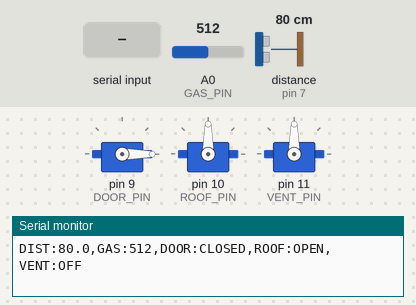
Bench run of a sketch on a simulated Arduino Mega 2560, built with avr-gcc and run on an emulated ATmega2560. Shown: 3 × servo, the last lines printed to the serial monitor. Wiring (inferred from the names in the program): ultrasonic range finder: trigger pin 6; echo pin 7. The test bench sets the inputs (shaded band); at power-on: A0 (GAS_PIN) = 512, distance to the obstacle (sensor on pin 7) 80 cm. The echo pulse lasts 58.3 µs per cm.

Above: at 1.2 s.
1.3 s: A0 (GAS_PIN) set to 585
2.8 s: A0 (GAS_PIN) set to 612
At 2.95 s:
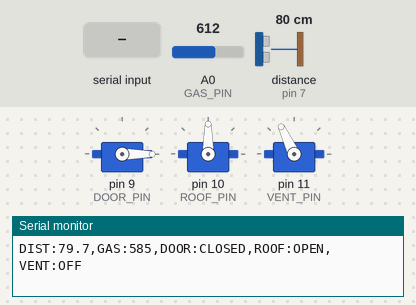
5.8 s: distance to the obstacle (sensor on pin 7) set to 23 cm
8.8 s: distance to the obstacle (sensor on pin 7) set to 19 cm
At 8.97 s:
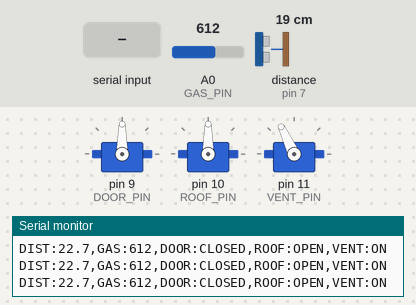
11.8 s: "ROOF_CLOSE\n" received over Serial
At 11.99 s:
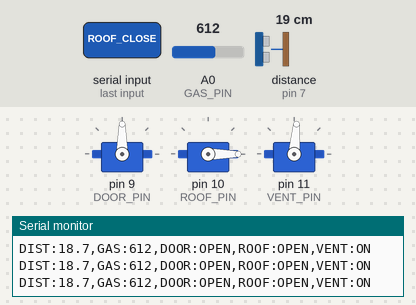
14.8 s: "ROOF_OPEN\n" received over Serial
At 14.99 s:
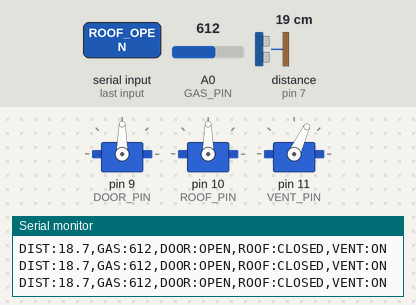
Timing chart, 0 to 18.8 s (numbered marks = the images above; inputs shaded):
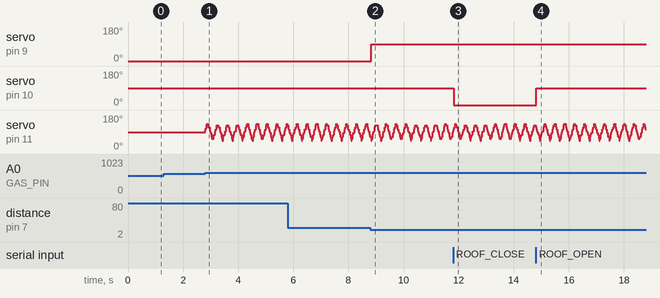

Measured:
- the behaviour switches between 599 and 600 on A0 (GAS_PIN) (found by bisection; images 0 and 1)
- the behaviour switches between 21 and 20 cm on distance to the obstacle (sensor on pin 7) (found by bisection; images 1 and 2)
- after the input at 8.8 s, servo on pin 9 (DOOR_PIN): 0° → 90° at once
- after the input at 11.8 s, servo on pin 10 (ROOF_PIN): 90° → 0° at once
- after the input at 14.8 s, servo on pin 10 (ROOF_PIN): 0° → 90° at once

The sketch:

Arduino_SmartHouse.ino
```cpp
#include <Servo.h>

// Arduino MEGA 2560 pin mapping
const byte TRIG_PIN = 6;
const byte ECHO_PIN = 7;
const byte DOOR_PIN = 9;
const byte ROOF_PIN = 10;
const byte VENT_PIN = 11;
const byte GAS_PIN = A0;

Servo doorServo;
Servo roofServo;
Servo ventServo;

// Calibrate angles to the actual paper mechanism before attaching the parts.
const int DOOR_OPEN_ANGLE = 90;
const int DOOR_CLOSE_ANGLE = 0;
const int ROOF_OPEN_ANGLE = 90;
const int ROOF_CLOSE_ANGLE = 0;

// Demonstration thresholds; raw ADC readings are NOT gas concentrations.
const int GAS_ON = 600;
const int GAS_OFF = 500;

bool doorOpen = false;
bool roofClosed = false;
bool ventOn = false;
int gasValue = 0;
float distanceCm = -1;
unsigned long lastPersonSeen = 0;
unsigned long lastDistanceCheck = 0;
unsigned long lastGasCheck = 0;
unsigned long lastVentMove = 0;
unsigned long lastReport = 0;
int ventAngle = 90;
int ventDirection = 10;
String commandBuffer = "";

float readDistanceCm() {
  digitalWrite(TRIG_PIN, LOW);
  delayMicroseconds(2);
  digitalWrite(TRIG_PIN, HIGH);
  delayMicroseconds(10);
  digitalWrite(TRIG_PIN, LOW);
  unsigned long t = pulseIn(ECHO_PIN, HIGH, 25000UL);
  if (t == 0) return -1;
  return t * 0.0343f / 2.0f;
}

void handleCommand(String cmd) {
  cmd.trim();
  if (cmd == "ROOF_CLOSE") {
    roofServo.write(ROOF_CLOSE_ANGLE);
    roofClosed = true;
  } else if (cmd == "ROOF_OPEN") {
    roofServo.write(ROOF_OPEN_ANGLE);
    roofClosed = false;
  }
}

void readCommands() {
  while (Serial.available() > 0) {
    char c = (char)Serial.read();
    if (c == '\n') {
      handleCommand(commandBuffer);
      commandBuffer = "";
    } else if (c != '\r') {
      if (commandBuffer.length() < 32) commandBuffer += c;
      else commandBuffer = "";
    }
  }
}

void setup() {
  Serial.begin(9600);
  pinMode(TRIG_PIN, OUTPUT);
  pinMode(ECHO_PIN, INPUT);
  doorServo.attach(DOOR_PIN);
  roofServo.attach(ROOF_PIN);
  ventServo.attach(VENT_PIN);

  doorServo.write(DOOR_CLOSE_ANGLE);
  roofServo.write(ROOF_OPEN_ANGLE);
  ventServo.write(90);
}

void loop() {
  unsigned long now = millis();
  readCommands();

  if (now - lastDistanceCheck >= 100UL) {
    lastDistanceCheck = now;
    distanceCm = readDistanceCm();
    if (distanceCm > 0 && distanceCm <= 20) {
      lastPersonSeen = now;
      if (!doorOpen) {
        doorServo.write(DOOR_OPEN_ANGLE);
        doorOpen = true;
      }
    }
    if (doorOpen && now - lastPersonSeen >= 3000UL) {
      doorServo.write(DOOR_CLOSE_ANGLE);
      doorOpen = false;
    }
  }

  if (now - lastGasCheck >= 100UL) {
    lastGasCheck = now;
    gasValue = analogRead(GAS_PIN);
    if (!ventOn && gasValue >= GAS_ON) ventOn = true;
    else if (ventOn && gasValue <= GAS_OFF) {
      ventOn = false;
      ventAngle = 90;
      ventServo.write(90);
    }
  }

  // Standard SG90 is an angle servo, NOT a continuous rotation fan.
  // Oscillate a lightweight paper vane without blocking the main loop.
  if (ventOn && now - lastVentMove >= 20UL) {
    lastVentMove = now;
    ventAngle += ventDirection;
    if (ventAngle >= 135) { ventAngle = 135; ventDirection = -10; }
    if (ventAngle <= 45) { ventAngle = 45; ventDirection = 10; }
    ventServo.write(ventAngle);
  }

  if (now - lastReport >= 1000UL) {
    lastReport = now;
    Serial.print("DIST:"); Serial.print(distanceCm, 1);
    Serial.print(",GAS:"); Serial.print(gasValue);
    Serial.print(",DOOR:"); Serial.print(doorOpen ? "OPEN" : "CLOSED");
    Serial.print(",ROOF:"); Serial.print(roofClosed ? "CLOSED" : "OPEN");
    Serial.print(",VENT:"); Serial.println(ventOn ? "ON" : "OFF");
  }
}
```
